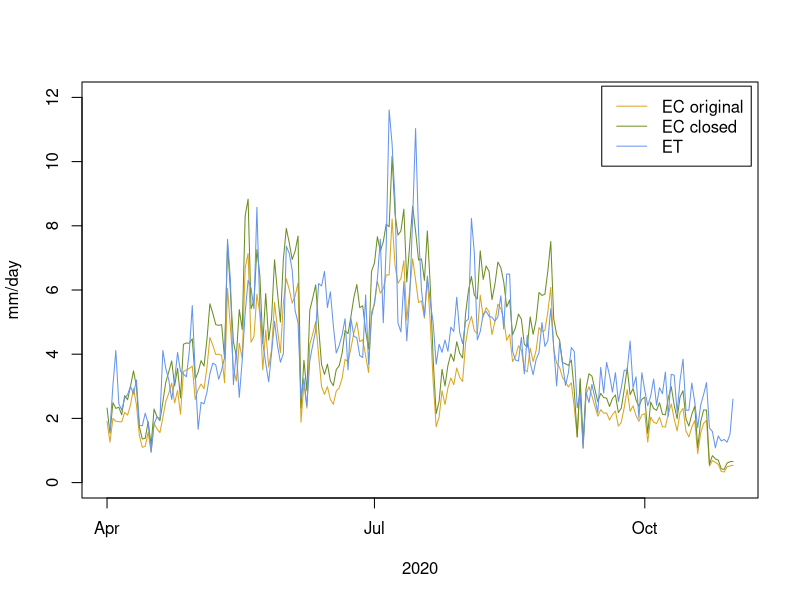
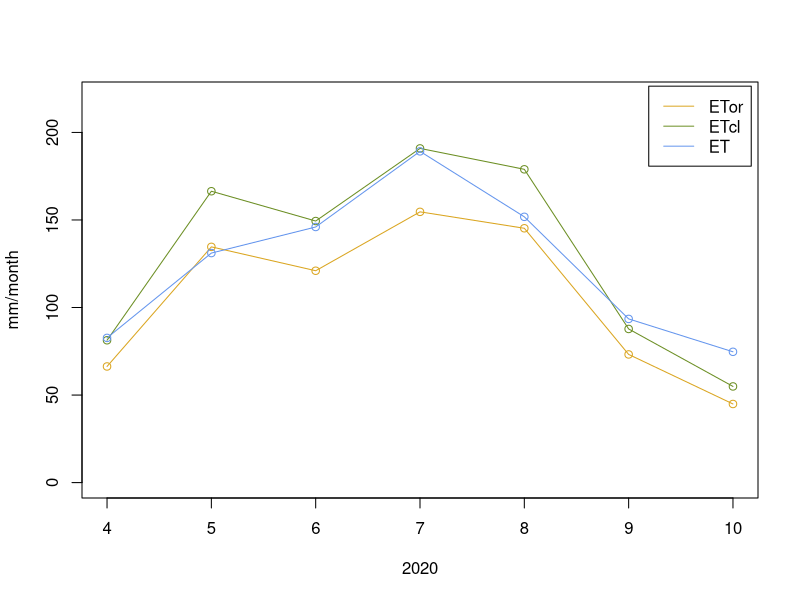
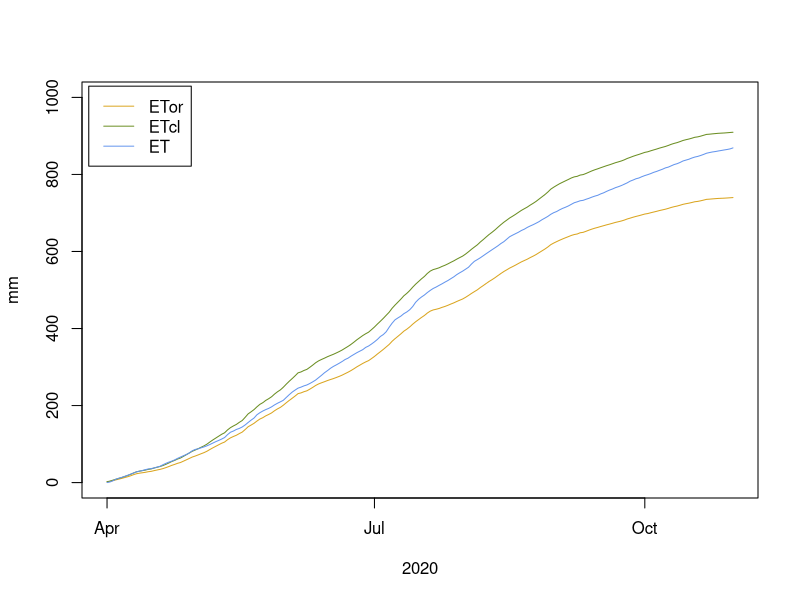

R code for these plots, in order:
# 7d average ET estimation from soil moisture data and ETr

# Packages 
library(readxl)
library(writexl)

# Load data
data=read_xlsx('Vernal 2020.xlsx')
n=length(data$Date)

# Assign alpha value
a=0.426282799121919

# Calculate daily change in SM
data$delta=c(NA)
for (i in (2:n)) {
  data$delta[i]=data$SM[i]-data$SM[i-1]
}

# Calculate daily ET estimate
data$ET_d=c(NA)

for (i in (2:n)) {
  if (data$delta[i]<0) {data$ET_d[i]=a*(data$ETr[i]+abs(data$delta[i]))}
  else {data$ET_d[i]=2*a*data$ETr[i]}}

# Plot of daily values

plot(data$Date, data$ETor, type='l', col='goldenrod', ylab='mm/day', xlab='2020', ylim=c(0,12))
lines(data$Date, data$ETcl, col='olivedrab')
lines(data$Date, data$ET_d, col='cornflowerblue')
legend('topright', inset=0.01, legend=c('EC original', 'EC closed', 'ET'), lty=1, col=c('goldenrod', 'olivedrab', 'cornflowerblue'))

# Save daily results
write_xlsx(data, 'Daily Results 2020.xlsx')

# Calculate monthly cumulative ET
data$ET_d[1]=0
ETa_month=aggregate(x=data$ETa, by=list(data$Month), FUN=sum)
ETor_month=aggregate(x=data$ETor, by=list(data$Month), FUN=sum)
ETcl_month=aggregate(x=data$ETcl, by=list(data$Month), FUN=sum)
ET_month=aggregate(x=data$ET_d, by=list(data$Month), FUN=sum)

Cumulative.df=data.frame('Month'=4:10, 'ETa'=ETa_month$x, 'ETor'=ETor_month$x, 
                         'ETcl'=ETcl_month$x, 'ET'=ET_month$x)
# Save cumulative results
write_xlsx(Cumulative.df, 'Cumulative Results 2020.xlsx')


# Monthly cumulative plots
plot(Cumulative.df$Month, Cumulative.df$ETor, type='o', ylim=c(0,220), xlab='2020', ylab='mm/month', col='goldenrod')
lines(Cumulative.df$Month, Cumulative.df$ETcl, type='o', col='olivedrab')
lines(Cumulative.df$Month, Cumulative.df$ET, type='o', col='cornflowerblue')
legend('topright', inset=0.01, legend=c('ETor', 'ETcl', 'ET'), lty=1, col=c('goldenrod', 'olivedrab', 'cornflowerblue'))

# Calculate seasonal cumulative ET
data$ETor_cum=cumsum(data$ETor)
data$ETcl_cum=cumsum(data$ETcl)
data$ETa_cum=cumsum(data$ETa)
data$ET_cum=cumsum(data$ET_d)

# Plot seasonal cumulative ET
plot(data$Date, data$ETor_cum, type='l', ylim=c(0,1000), ylab='mm', xlab='2020', col='goldenrod')
lines(data$Date, data$ETcl_cum, col='olivedrab')
lines(data$Date, data$ET_cum, col='cornflowerblue')
legend('topleft', inset=0.01, legend=c('ETor', 'ETcl', 'ET'), lty=1, col=c('goldenrod', 'olivedrab', 'cornflowerblue'))
